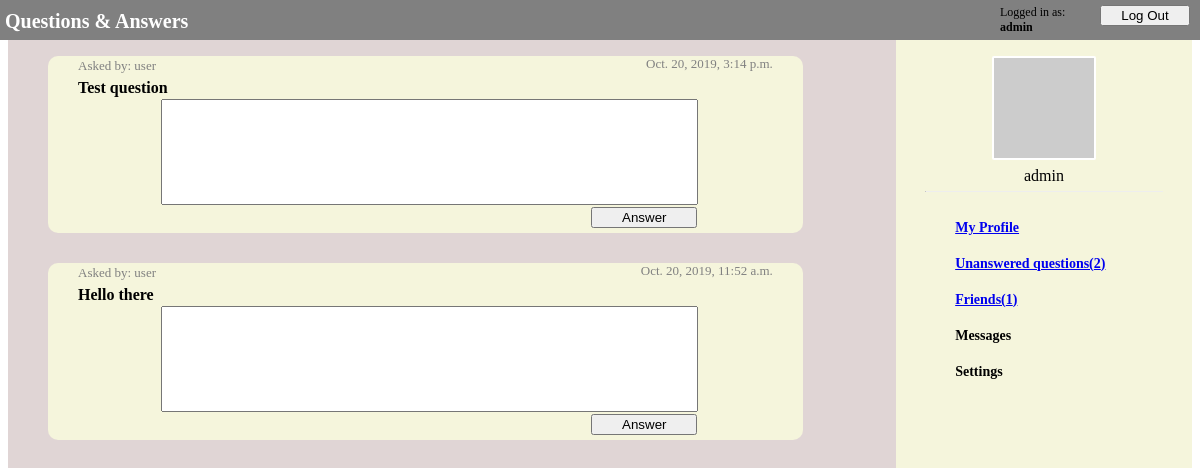
The app's page /ask/unanswered (signed in) with its own data.
### ask/models.py (models this page shows)
class UserModel(AbstractUser):
    friends = models.ManyToManyField(
        'self', through='FriendsModel', symmetrical=False)

class QuestionModel(models.Model):
    owner = models.ForeignKey(
        UserModel, on_delete=models.CASCADE, related_name="questions_owner")
    asked_by = models.ForeignKey(
        UserModel, on_delete=models.PROTECT, related_name="questions_asked")
    content = models.CharField(max_length=1000)
    date = models.DateTimeField(auto_now_add=True)
    answer = models.OneToOneField(
        AnswerModel, null=True, on_delete=models.CASCADE)

### ask/views.py (the view, shortened to what this page needs)
# urls.py: path('unanswered', views.UnansweredView.as_view(), name='unanswered'),
class UnansweredView(View, FormMixin, QuestionsMixIn, FriendsMixIn):
    form_class = AnswerForm
    def get(self, request):
        try:
            user = UserModel.objects.filter(
                pk=request.session['_auth_user_id'])[0]
        except KeyError:
            return HttpResponseRedirect(reverse('ask:login'))
        context = self.get_context(user)
        return render(request, 'ask/unanswered.html', context=context)
    @QuestionsMixIn.add_num_unanswered_to_context
    @FriendsMixIn.add_num_invites_to_context
    def get_context(self, user):
        unanswered_questions = self.unanswered_questions(user)
        unanswered_questions = unanswered_questions.order_by('date')[::-1]
        context = {'unanswered_questions': unanswered_questions}
        return context

### ask/views.py (called while the page is built)
    @staticmethod
    def add_num_unanswered_to_context(func, *args, **kwargs):
        def context_with_unanswered(self, *args, **kwargs):
            context = func(self, *args, **kwargs)
            user_id = args[0]
            context["num_unanswered"] = self.get_num_unanswered(user_id)
            return context
        return context_with_unanswered

    def get_num_unanswered(self, user_id):
        if type(user_id) == int:
            user = UserModel.objects.get(pk=user_id)
        elif type(user_id) == str:
            user = UserModel.objects.get(pk=user_id)
        else:
            user = user_id
        unanswered_questions = self.unanswered_questions(user)
        return len(unanswered_questions)

    def unanswered_questions(self, user):
        unanswered_questions = QuestionModel.objects.filter(
            owner=user).filter(answer=None)
        return unanswered_questions

    @staticmethod
    def add_num_invites_to_context(func, *args, **kwargs):
        def context_with_invites(self, *args, **kwargs):
            context = func(self, *args, **kwargs)
            user_id = args[0]
            context["num_invites"] = self.get_num_invites(user_id)
            return context
        return context_with_invites

    def get_num_invites(self, user_id):
        if type(user_id) == int:
            user = UserModel.objects.get(pk=user_id)
        elif type(user_id) == str:
            user = UserModel.objects.get(pk=user_id)
        else:
            user = user_id
        user_invites = self.user_friends(user, accepted=False)
        return len(user_invites)

    def user_friends(self, user, accepted=True):
        friends = list(user.friends.all())
        second_friends = [f.first for f in user.friends_second.all()]
        friends_accepted = [f.accepted for f in user.friendsmodel_set.all()]
        second_accepted = [f.accepted for f in user.friends_second.all()]
        friends_with_accepted = list(
            zip(friends + second_friends, friends_accepted + second_accepted))
        filtered = filter(lambda t: t[1] == accepted, friends_with_accepted)
        return [f[0] for f in filtered]

### ask/templates/ask/unanswered.html (shortened to what this page needs)
{% extends "ask/navigation_bar.html" %}
{% load static %}
{%block styles %}
<link rel="stylesheet" type="text/css" href="{% static 'ask/navigation_bar.css' %}">
<link rel="stylesheet" type="text/css" href="{% static 'ask/questions.css' %}">
<link rel="stylesheet" type="text/css" href="{% static 'ask/unanswered.css' %}">
{% endblock styles %}
{% block content %}
<div class="questions">
    {% if unanswered_questions %}
    {% for question in unanswered_questions %}
    <div class="question_block">
        <a class="asked_by">Asked by: {{ question.asked_by.username }}</a>
        <a class="asked_date"> {{ question.date }} </a>
        <p class="question">{{ question.content }}</p>
        <form method="POST" action="{% url 'ask:unanswered' %}">
            <input type="text" class="answer_textbox" name="answer_content" required>
            <input type="submit" class="answer_submit" value="Answer">
        </form>
    </div>
    {% endfor %}
    {% else %}
    <div class="question_block">
        <p class="no_unanswered">No unanswered questions</p>
    </div>
    {% endif %}
</div>
{% endblock content %}

### ask/templates/ask/navigation_bar.html (shortened to what this page needs)
{% extends "ask/login_bar.html" %}
{% load static %}
{% block nav %}
<nav>
    <div class="nav_avatar_position">
        <img src="https://via.placeholder.com/100" class="nav_avatar">
        <p class="nav_username">{{request.session.username}}</p>
        <hr class="nav_line">
    </div>
    <a href="{% url 'ask:profile' %}">My Profile</a>
    {% if num_unanswered > 0 %}
    <a href="{% url 'ask:unanswered' %}">Unanswered questions({{num_unanswered}})</a>
    {% else %}
    <a href="{% url 'ask:unanswered' %}">Unanswered questions</a>
    {% endif %}
    {% if num_invites %}
    <a href="{% url 'ask:friends' %}">Friends({{num_invites}})</a>
    {% else %}
    <a href="{% url 'ask:friends' %}">Friends</a>
    {% endif %}
    <a>Messages</a>
    <a>Settings</a>
</nav>
{% endblock nav %}

### ask/templates/ask/login_bar.html (shortened to what this page needs)
{% load static %}
<!DOCTYPE html>
<html>
<head>
    <link rel="stylesheet" type="text/css" href="{% static 'ask/login_bar.css' %}">
    {% block styles %}
    {% endblock styles %}
</head>
<body>
    <div class="bar">
        <a class="logo" href="{% url 'ask:index' %}">Questions & Answers</a>
        <a></a>
        {% if request.session.logged_in %}
        <a class="logged_in_as">Logged in as: <b>{{request.session.username}}</b></a>
        <a href={% url "ask:logout" %}><input type="button" class="second_button" value="Log Out"></a>
        {% else %}
        <a href={% url "ask:login" %}><input type="button" class="first_button" value="Log In"></a>
        <a href={% url "ask:signup" %}><input type="button" class="second_button" value="Sign Up"></a>
        {% endif %}
    </div>
    <br>
    <main>
        {% block content %}{% endblock content %}
        {% block nav %}
        {% endblock nav %}
    </main>
</body>
</html>

### ask/static/ask/login_bar.css (style rules this page uses)
.bar { background-color: grey; width: 100%; height: 30px; padding: 10px 5px 5px 10px; position: fixed; left: -10px; top: -5px; display: grid; grid-template-columns: 250px 1fr 100px 100px; justify-content: right }
.logo { font-size: 20px; color: white; margin: 4px; padding: 1px; font-weight: bold; text-decoration: none; }
.logged_in_as { font-size: 12px; }
.second_button { width: 90px; }

### ask/static/ask/navigation_bar.css (style rules this page uses)
main { display: grid; grid-template-columns: 75% 25%; height: 100%; }
nav { border: 5px black; background-color: beige; width: 100%; height: 100vh; display: fixed; }
.nav_avatar_position { width: 100%; display: grid; margin-top: 30px; }
.nav_avatar { border: 2px solid white; border-radius: 2px; width: 100px; margin: auto; }
.nav_username { text-align: center; margin-top: 7px; margin-bottom: 6px; }
.nav_line { margin-top: 0px; width: 80%; border-top: none; color: rgba(128, 128, 128, 0.356); }
nav a { font-weight: bold; font-size: 14px; margin: 20px; margin-left: 20%; display: block; }

### ask/static/ask/questions.css (style rules this page uses)
.questions { width: 100%; background-color: rgb(224, 213, 213); }
.question_block { display: table; background-color: beige; width: 85%; min-height: 100px; margin: 30px 40px; border-radius: 10px; overflow: auto; }
.asked_by { color: grey; margin-left: 30px; font-size: 13px; }
.asked_date { color: grey; font-size: 13px; float: right; margin-right: 30px; }
.question { font-weight: bold; font-size: 16px; margin: 5px 20px 0px 30px; }

### ask/static/ask/unanswered.css (style rules this page uses)
.answer_textbox { min-height: 100px; width: 70%; margin: 2px 15% 2px 15%; }
.answer_submit { width: 14%; margin: 0px 15% 5px 72%; }

### records on screen
UserModel: session.username "admin"
QuestionModel: asked_by.username "user", date "Oct. 20, 2019, 3:14 p.m.", content "Test question"
QuestionModel: asked_by.username "user", date "Oct. 20, 2019, 11:52 a.m.", content "Hello there"

### other values on screen
{{ num_unanswered }} "2"
{{ num_invites }} "1"
